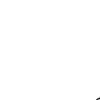
Frame 1 (no input)
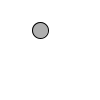
Frame 60 (the mouse pressed at the canvas centre just before this capture)
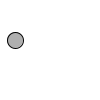
Frame 120 (the mouse held since frame 60 and released just before this capture)

The Processing sketch that drew these frames (run headless with seeded random() and noise(); from frame 60 on, the mouse is pressed at the canvas centre):

// Processing sketch: bouncing_ball_java
// ── bouncing_ball_java.pde
PVector location;
PVector velocity;

void setup(){
  location = new PVector(100, 100);
  velocity = new PVector(2.5, 5);
}

void draw(){
  background(255);
  location.add(velocity);

  if ((location.x > width) || (location.x < 0)) {
    velocity.x = velocity.x * -1;
  }
  if ((location.y > height) || (location.y < 0)) {
    velocity.y = velocity.y * -1;
  }
  stroke(0);
  fill(175);
  ellipse(location.x,location.y,16,16);
}
